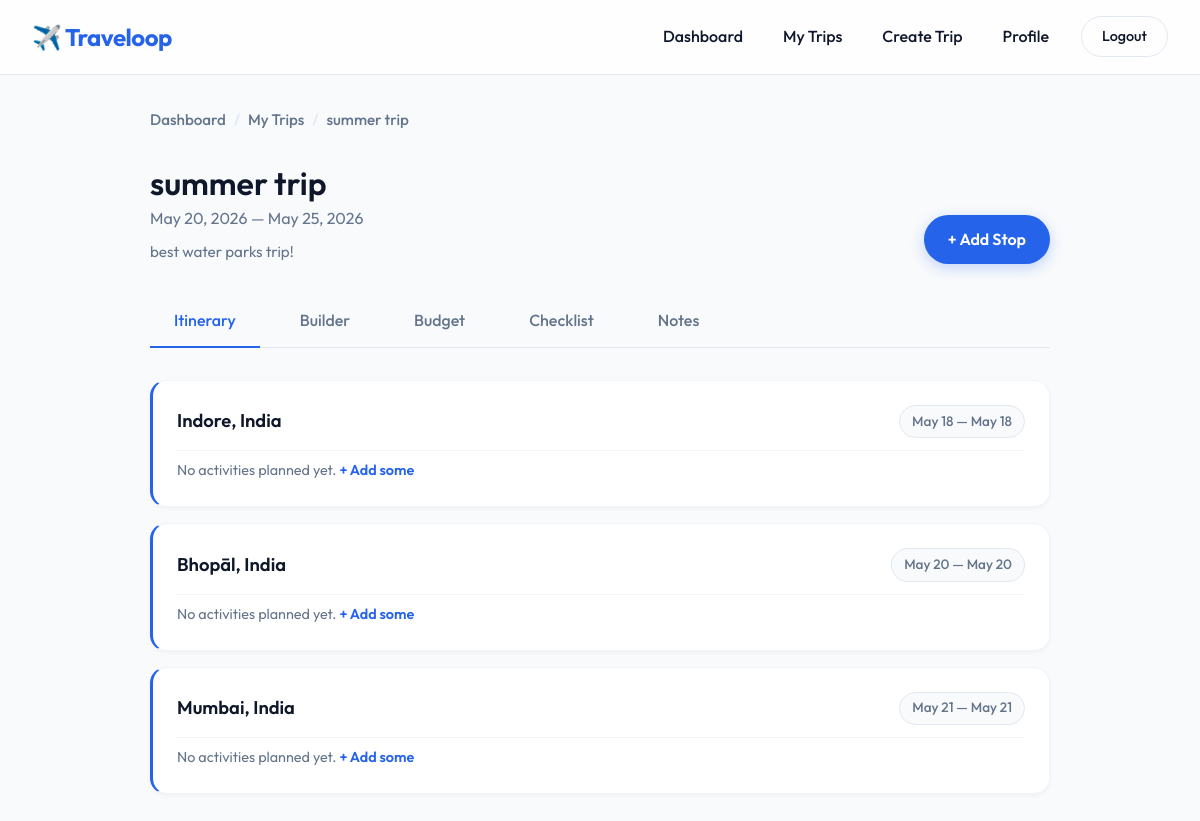
Screenshot of /trips/1 (signed in) with the database file from the repository.
### database/models.py (models this page shows)
class Trip(db.Model):
    id = db.Column(db.Integer, primary_key=True)
    user_id = db.Column(db.Integer, db.ForeignKey('user.id'), nullable=False)
    name = db.Column(db.String(100), nullable=False)
    start_date = db.Column(db.Date, nullable=False)
    end_date = db.Column(db.Date, nullable=False)
    description = db.Column(db.Text)
    cover_photo = db.Column(db.String(255))
    is_public = db.Column(db.Boolean, default=False)
    created_at = db.Column(db.DateTime, default=lambda: datetime.now(timezone.utc))
    stops = db.relationship('Stop', backref='trip', lazy=True, cascade='all, delete-orphan')
    expenses = db.relationship('Expense', backref='trip', lazy=True, cascade='all, delete-orphan')
    checklist_items = db.relationship('ChecklistItem', backref='trip', lazy=True, cascade='all, delete-orphan')
    notes = db.relationship('Note', backref='trip', lazy=True, cascade='all, delete-orphan')

class Stop(db.Model):
    id = db.Column(db.Integer, primary_key=True)
    trip_id = db.Column(db.Integer, db.ForeignKey('trip.id'), nullable=False)
    city_id = db.Column(db.Integer, db.ForeignKey('city.id'), nullable=False)
    start_date = db.Column(db.Date, nullable=False)
    end_date = db.Column(db.Date, nullable=False)
    order_index = db.Column(db.Integer, nullable=False)
    stop_activities = db.relationship('StopActivity', backref='stop', lazy=True, cascade='all, delete-orphan')
    notes = db.relationship('Note', backref='stop', lazy=True, cascade='all, delete-orphan')

### backend/trips.py (the view)
@trips_bp.route('/<int:trip_id>')
@login_required
def view_trip(trip_id):
    trip = Trip.query.get_or_404(trip_id)
    if trip.user_id != current_user.id:
        flash('Unauthorized access', 'danger')
        return redirect(url_for('trips.dashboard'))
    return render_template('trip_view.html', trip=trip)

### database/models.py (called while the page is built)
@login_manager.user_loader
def load_user(user_id):
    return User.query.get(int(user_id))

### templates/trip_view.html (shortened to what this page needs)
{% extends "base.html" %}
{% block content %}
<div style="max-width: 900px; margin: 0 auto;">
    <div class="breadcrumb">
        <a href="{{ url_for('trips.dashboard') }}">Dashboard</a>
        <span class="separator">/</span>
        <a href="{{ url_for('trips.my_trips') }}">My Trips</a>
        <span class="separator">/</span>
        <span>{{ trip.name }}</span>
    </div>
    <div style="display: flex; justify-content: space-between; align-items: flex-end; margin-bottom: 2rem;">
        <div>
            <h2 style="font-size: 2rem; margin-bottom: 0.25rem;">{{ trip.name }}</h2>
            <p style="color: var(--text-muted);">{{ trip.start_date.strftime('%B %d, %Y') }} — {{ trip.end_date.strftime('%B %d, %Y') }}</p>
            {% if trip.description %}
            <p style="margin-top: 0.5rem; font-size: 0.95rem;">{{ trip.description }}</p>
            {% endif %}
        </div>
        <a href="{{ url_for('trips.trip_builder', trip_id=trip.id) }}" class="btn btn-primary" style="white-space: nowrap;">+ Add Stop</a>
    </div>
    <div class="trip-nav">
        <a href="{{ url_for('trips.view_trip', trip_id=trip.id) }}" class="active">Itinerary</a>
        <a href="{{ url_for('trips.trip_builder', trip_id=trip.id) }}">Builder</a>
        <a href="{{ url_for('features.budget', trip_id=trip.id) }}">Budget</a>
        <a href="{{ url_for('features.checklist', trip_id=trip.id) }}">Checklist</a>
        <a href="{{ url_for('features.notes', trip_id=trip.id) }}">Notes</a>
    </div>
    {% if trip.stops %}
        {% for stop in trip.stops|sort(attribute='start_date') %}
            <div class="card" style="margin-bottom: 1rem; border-left: 3px solid var(--primary);">
                <div style="display: flex; justify-content: space-between; align-items: center; margin-bottom: 0.75rem;">
                    <h4 style="font-size: 1.15rem;">{{ stop.city.name }}, {{ stop.city.country }}</h4>
                    <span style="background: var(--bg-main); padding: 0.3rem 0.75rem; border-radius: var(--radius-full); font-size: 0.85rem; font-weight: 500; color: var(--text-muted); border: 1px solid var(--border);">
                        {{ stop.start_date.strftime('%b %d') }} — {{ stop.end_date.strftime('%b %d') }}
                    </span>
                </div>
                {% if stop.stop_activities %}
                    {% for sa in stop.stop_activities %}
                        <div style="display: flex; justify-content: space-between; align-items: center; padding: 0.6rem 0; border-top: 1px solid var(--border-light);">
                            <div>
                                <span style="font-weight: 500;">{{ sa.activity.name }}</span>
                                <span style="color: var(--text-muted); font-size: 0.85rem; margin-left: 0.5rem;">{{ sa.activity.type }}</span>
                            </div>
                            <span style="font-weight: 500; font-size: 0.9rem;">${{ "%.0f"|format(sa.activity.cost) }}</span>
                        </div>
                    {% endfor %}
                {% else %}
                    <p style="color: var(--text-muted); font-size: 0.9rem; padding-top: 0.5rem; border-top: 1px solid var(--border-light);">No activities planned yet. <a href="{{ url_for('trips.search_activities', stop_id=stop.id) }}" style="font-weight: 600;">+ Add some</a></p>
                {% endif %}
            </div>
        {% endfor %}
    {% endif %}
</div>
{% endblock %}

### static/style.css (style rules this page uses)
:root { --primary: #2563EB; --primary-hover: #1D4ED8; --secondary: #10B981; --secondary-hover: #059669; --danger: #EF4444; --danger-hover: #DC2626; --bg-main: #F8FAFC; --bg-card: #FFFFFF; --bg-nav: #FFFFFF; --text-main: #0F172A; --text-muted: #64748B; --border: #E2E8F0; --border-light: #F1F5F9; --radius-sm: 8px; --radius-md: 16px; --radius-lg: 24px; --radius-full: 9999px; --shadow-sm: 0 2px 4px rgba(15, 23, 42, 0.04); --shadow-md: 0 4px 12px rgba(15, 23, 42, 0.06); --shadow-lg: 0 12px 32px rgba(15, 23, 42, 0.08); }
* { box-sizing: border-box; margin: 0; padding: 0; }
body { font-family: 'Outfit', sans-serif; background-color: var(--bg-main); color: var(--text-main); line-height: 1.6; -webkit-font-smoothing: antialiased; }
a { text-decoration: none; color: var(--primary); transition: all 0.2s ease; }
h1, h2, h3, h4, h5 { font-weight: 600; line-height: 1.2; color: var(--text-main); }
p { color: var(--text-muted); }
.btn { display: inline-block; padding: 0.75rem 1.5rem; border-radius: var(--radius-full); font-weight: 600; text-align: center; cursor: pointer; border: none; transition: all 0.2s cubic-bezier(0.4, 0, 0.2, 1); }
.btn-primary { background-color: var(--primary); color: white; box-shadow: 0 4px 14px rgba(37, 99, 235, 0.25); }
.trip-card, .card { background: var(--bg-card); border-radius: var(--radius-md); padding: 1.5rem; box-shadow: var(--shadow-sm); border: 1px solid var(--border-light); display: flex; flex-direction: column; transition: all 0.3s ease; }
.breadcrumb { display: inline-flex; align-items: center; gap: 0.5rem; margin-bottom: 2rem; font-size: 0.95rem; font-weight: 500; color: var(--text-muted); }
.breadcrumb a { color: var(--text-muted); }
.breadcrumb .separator { color: var(--border); }
.trip-nav { display: flex; gap: 1rem; margin-bottom: 2rem; border-bottom: 1px solid var(--border); padding-bottom: 0; }
.trip-nav a { padding: 0.75rem 1.5rem; color: var(--text-muted); font-weight: 500; border-bottom: 2px solid transparent; margin-bottom: -1px; }
.trip-nav a.active { color: var(--primary); border-bottom-color: var(--primary); }

### rows the page displays
Trip: name "summer trip", start_date "May 20, 2026", end_date "May 25, 2026", description "best water parks trip!"
Stop: city.name "Indore", city.country "India", start_date "May 18", end_date "May 18"
Stop: city.name "Bhopāl", city.country "India", start_date "May 20", end_date "May 20"
Stop: city.name "Mumbai", city.country "India", start_date "May 21", end_date "May 21"
